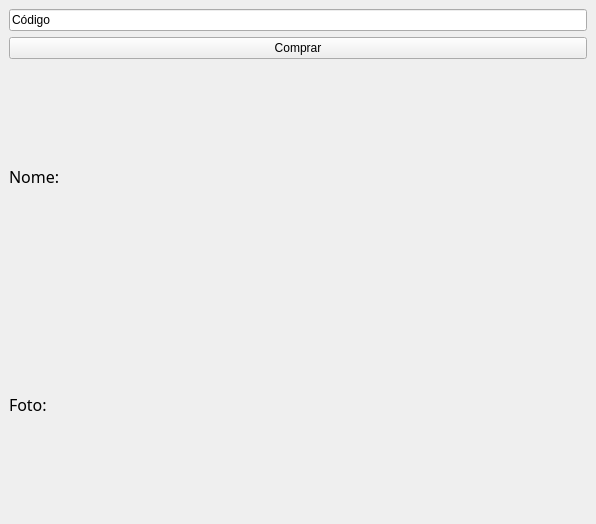
<?xml version="1.0" encoding="UTF-8"?>
<ui version="4.0">
 <class>MainWindow</class>
 <widget class="QMainWindow" name="MainWindow">
  <property name="geometry">
   <rect>
    <x>0</x>
    <y>0</y>
    <width>596</width>
    <height>524</height>
   </rect>
  </property>
  <property name="windowTitle">
   <string>MainWindow</string>
  </property>
  <widget class="QWidget" name="centralwidget">
   <layout class="QVBoxLayout" name="verticalLayout">
    <item>
     <widget class="QLineEdit" name="lineEdit">
      <property name="text">
       <string>Código</string>
      </property>
     </widget>
    </item>
    <item>
     <widget class="QPushButton" name="pushButton">
      <property name="cursor">
       <cursorShape>PointingHandCursor</cursorShape>
      </property>
      <property name="text">
       <string>Comprar</string>
      </property>
     </widget>
    </item>
    <item>
     <widget class="QLabel" name="label_nome">
      <property name="font">
       <font>
        <family>Showcard Gothic</family>
        <pointsize>12</pointsize>
       </font>
      </property>
      <property name="cursor">
       <cursorShape>SizeVerCursor</cursorShape>
      </property>
      <property name="text">
       <string>Nome:</string>
      </property>
     </widget>
    </item>
    <item>
     <widget class="QLabel" name="label_foto">
      <property name="enabled">
       <bool>true</bool>
      </property>
      <property name="font">
       <font>
        <family>Vineta BT</family>
        <pointsize>12</pointsize>
       </font>
      </property>
      <property name="cursor">
       <cursorShape>IBeamCursor</cursorShape>
      </property>
      <property name="text">
       <string>Foto: </string>
      </property>
     </widget>
    </item>
   </layout>
  </widget>
 </widget>
 <resources/>
 <connections/>
</ui>
